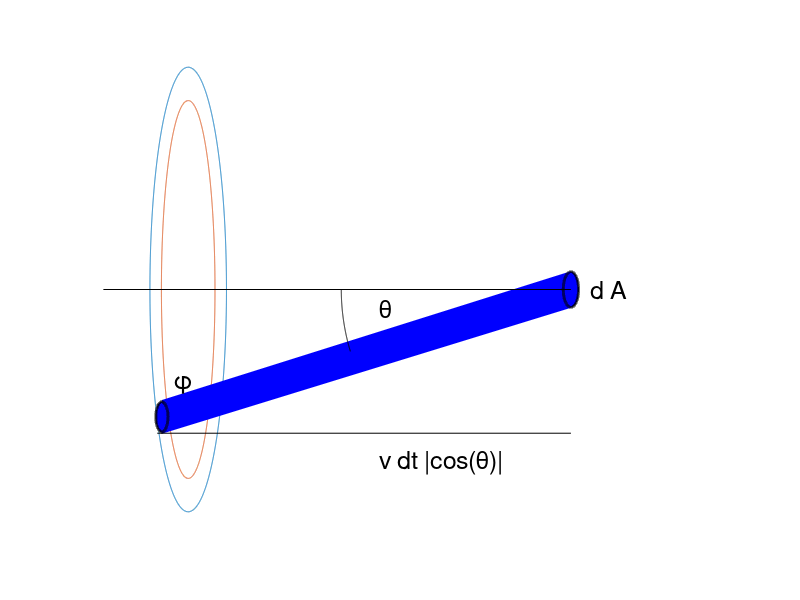

This figure's MATLAB source:
close all; clear all; clc

fig = figure(1)

hold on


x0    = 5;

% draw ellipse
d_phi = 0.001;
phi_1 = 0;
phi_2 = 2*pi;

rxo   = 0.5;
ryo   = 1;
L_phi = [phi_1:d_phi:phi_2];
L_x   = rxo.*cos(L_phi);
L_y   = ryo.*sin(L_phi);
plot(L_x,L_y);

rxi   = 0.5*0.7;
ryi   = 1*0.85;
L_phi = [phi_1:d_phi:phi_2];
L_x   = rxi.*cos(L_phi);
L_y   = ryi.*sin(L_phi);
plot(L_x,L_y);

rxo_0 = 0.5*0.2;
ryo_0 = 1*0.08;
L_phi = [phi_1:d_phi:phi_2];
L_x   = rxo_0.*cos(L_phi) + x0;
L_y   = ryo_0.*sin(L_phi);
fill(L_x,L_y,'b');


rxo_0 = 0.5*0.2;
ryo_0 = 1*0.08;
L_phi = [phi_1:d_phi:phi_2];
L_xx   = rxo_0.*cos(L_phi);
L_yy   = ryo_0.*sin(L_phi);




phi   = pi*1.2;

xo   = rxo.*cos(phi);
yo   = ryo.*sin(phi)*1.1;
xi   = rxi.*cos(phi)
yi   = ryi.*sin(phi);



L_xxx = L_xx.*0.8 + (xo+xi)/2;
L_yyy = L_yy.*0.85 + (yo+yi)/2;
fill(L_xxx,L_yyy,'b')

% xo -> x0   -> x0    ->  xo -> xo
% yo -> -ryo_0 -> ryo_0  ->  yi -> yo



Lx = [(xo+xi)/2 x0 x0 (xo+xi)/2 (xo+xi)/2 ];
Ly = [yo -ryo_0 ryo_0 yi yo];
fill(Lx,Ly,'b','edgecolor','b');




plot(L_x,L_y,'-k','linewidth',2);
plot(L_xxx,L_yyy,'-k','linewidth',2);


text(-rxi/2,-ryi/2,'\phi','fontsize',18)

text(x0*0.5,-ryi*0.1,'\theta','fontsize',18);
text(x0*1.05,0,'d A','fontsize',18);

plot([xo x0],[yo yo],'-k');
text(x0/2,yo*1.2,'v dt |cos(\theta)|','fontsize',18);


d_phi = 0.001;
phi_1 = 0;
phi_2 = 0.09*pi;

rrx   = x0*0.6;
rry   = x0*0.2;
L_phi = [phi_1:d_phi:phi_2];
L_x   = x0 - rrx.*cos(L_phi);
L_y   = -rry.*sin(L_phi);
plot(L_x,L_y,'-k');




plot([-1.5 x0],[0,0],'-k');

axis([-1.1 7 -1.1 1.1]);
axis off;
set(gca,'fontsize',24);


saveas(fig,'effusion.eps','psc2');